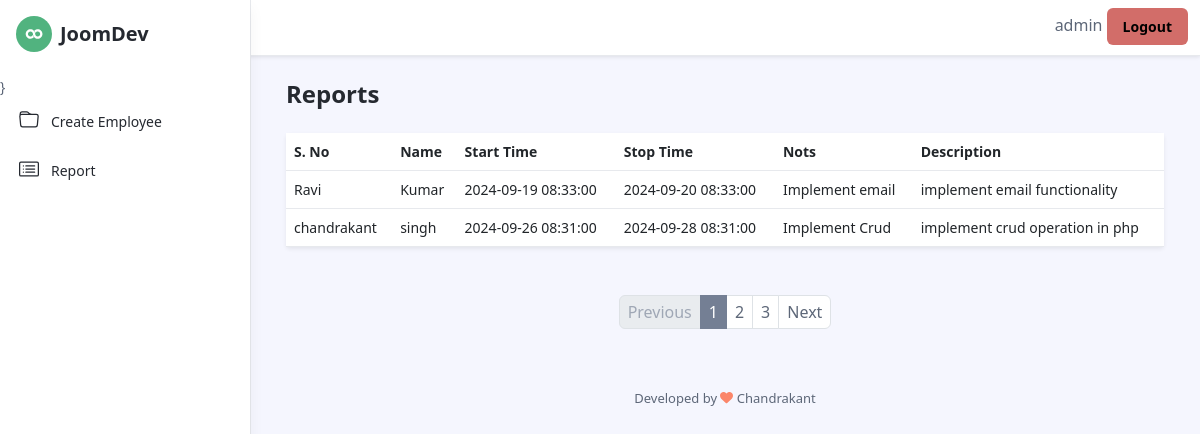
/reports.php (signed in), run on the app's committed database.
### tables this page shows
CREATE TABLE `user_task_entries` (
  `id` int(11) NOT NULL,
  `user_id` int(11) NOT NULL,
  `start_time` timestamp NOT NULL DEFAULT current_timestamp() ON UPDATE current_timestamp(),
  `stop_time` timestamp NULL DEFAULT NULL,
  `note` varchar(255) DEFAULT NULL,
  `description` text DEFAULT NULL,
  `created_at` timestamp NOT NULL DEFAULT current_timestamp(),
  `updated_at` timestamp NOT NULL DEFAULT current_timestamp() ON UPDATE current_timestamp()
);

CREATE TABLE `users` (
  `id` int(11) NOT NULL,
  `first_name` varchar(100) DEFAULT NULL,
  `last_name` varchar(100) DEFAULT NULL,
  `email` varchar(100) DEFAULT NULL,
  `phone` varchar(20) DEFAULT NULL,
  `password` varchar(255) DEFAULT NULL,
  `created_at` timestamp NOT NULL DEFAULT current_timestamp()
);

### reports.php (the view, shortened to what this page needs)
<?php
$database = new DB();
$db = $database->connect();
$query = "SELECT users.first_name, users.last_name, task.start_time, task.stop_time, task.note, task.description
          FROM users
          LEFT JOIN user_task_entries AS task ON users.id = task.user_id";
$stmt = $db->prepare($query);
$stmt->execute();
$data = $stmt->fetchAll(PDO::FETCH_ASSOC);
include('header.php');
?>
<div class="app-content pt-3 p-md-3 p-lg-4">
    <div class="container-xl">
        <div class="row g-3 mb-4 align-items-center justify-content-between">
            <div class="col-auto">
                <h1 class="app-page-title mb-0">Reports</h1>
            </div>
        </div>
        <div class="tab-content" id="orders-table-tab-content">
            <div class="tab-pane fade show active" id="orders-all" role="tabpanel" aria-labelledby="orders-all-tab">
                <div class="app-card app-card-orders-table shadow-sm mb-5">
                    <div class="app-card-body">
                        <div class="table-responsive">
                            <table class="table app-table-hover mb-0 text-left" id="example" class="display nowrap"
                                style="width:100%">
                                <thead>
                                    <tr>
                                        <th>S. No</th>
                                        <th>Name</th>
                                        <th>Start Time</th>
                                        <th>Stop Time</th>
                                        <th>Nots</th>
                                        <th>Description</th>
                                    </tr>
                                </thead>
                                <tbody>
                                    <?php foreach ($data as $row) { ?>
                                    <tr>
                                        <td><?php echo htmlspecialchars($row['first_name']); ?></td>
                                        <td><?php echo htmlspecialchars($row['last_name']); ?></td>
                                        <td><?php echo htmlspecialchars($row['start_time']); ?></td>
                                        <td><?php echo htmlspecialchars($row['stop_time']); ?></td>
                                        <td><?php echo htmlspecialchars($row['note']); ?></td>
                                        <td><?php echo htmlspecialchars($row['description']); ?></td>
                                    </tr>
                                    <?php } ?>
                                </tbody>
                            </table>
                        </div>
                    </div>
                </div>
                <nav class="app-pagination">
                    <ul class="pagination justify-content-center">
                        <li class="page-item disabled">
                            <a class="page-link" href="#" tabindex="-1" aria-disabled="true">Previous</a>
                        </li>
                        <li class="page-item active"><a class="page-link" href="#">1</a></li>
                        <li class="page-item"><a class="page-link" href="#">2</a></li>
                        <li class="page-item"><a class="page-link" href="#">3</a></li>
                        <li class="page-item">
                            <a class="page-link" href="#">Next</a>
                        </li>
                    </ul>
                </nav>
            </div>
        </div>
    </div>
</div>
<?php
	include('footer.php');
?>

### header.php (shortened to what this page needs)
<!DOCTYPE html>
<html lang="en">
<head>
    <link id="theme-style" rel="stylesheet" href="assets/css/portal.css">
    <link id="theme-style" rel="stylesheet" href="https://cdn.datatables.net/2.1.7/css/dataTables.dataTables.css">
    <link id="theme-style" rel="stylesheet" href="https://cdn.datatables.net/buttons/3.1.2/css/buttons.dataTables.css">
</head>
<body class="app">
    <header class="app-header fixed-top">
        <div class="app-header-inner">
            <div class="container-fluid py-2">
                <div class="app-header-content">
                    <div class="row justify-content-between align-items-center">
                        <div class="app-utilities col-auto">
                            <div class="app-utility-item">
							    <a><?php
                                if(isset($_SESSION['admin_id'])){
                                echo $_SESSION['username'];
                                }else{
                                echo $_SESSION['user_email'];
                                } ?></a>
								<a href="logout.php"><button class="btn btn-danger">Logout</button></a>
                            </div>
                        </div>
                    </div>
                </div>
            </div>
        </div>
        <div id="app-sidepanel" class="app-sidepanel">
            <div class="sidepanel-inner d-flex flex-column">
                <div class="app-branding">
                    <a class="app-logo" href="index.html"><img class="logo-icon me-2" src="assets/images/app-logo.svg"
                            alt="logo"><span class="logo-text">JoomDev</span></a>
                </div>
                <nav id="app-nav-main" class="app-nav app-nav-main flex-grow-1">
                    <ul class="app-menu list-unstyled accordion" id="menu-accordion">
                        <?php if(isset($_SESSION['admin_id'])){ ?>}
                        <li class="nav-item">
                            <a class="nav-link" href="create-employee.php">
                                <span class="nav-icon">
                                </span>
                                <span class="nav-link-text">Create Employee</span>
                            </a>
                        </li>
                        <li class="nav-item">
                            <a class="nav-link" href="reports.php">
                                <span class="nav-icon">
                                </span>
                                <span class="nav-link-text">Report</span>
                            </a>
                        </li>
                        <?php } ?>
                    </ul>
                </nav>
            </div>
        </div>
    </header>
    <div class="app-wrapper">

### footer.php (shortened to what this page needs)
<footer class="app-footer">
    <div class="container text-center py-3">
        <small class="copyright">Developed by <span class="sr-only">love</span><i class="fas fa-heart"
                style="color: #fb866a;"></i> Chandrakant</small>
    </div>
</footer>
</div>
</body>
</html>

### data on the page
user_task_entries: user.first_name "Ravi", user.last_name "Kumar", start_time "2024-09-19 08:33:00", stop_time "2024-09-20 08:33:00", note "Implement email", description "implement email functionality"
user_task_entries: user.first_name "chandrakant", user.last_name "singh", start_time "2024-09-26 08:31:00", stop_time "2024-09-28 08:31:00", note "Implement Crud", description "implement crud operation in php"

### other printed values
$_SESSION['username'] "admin"
